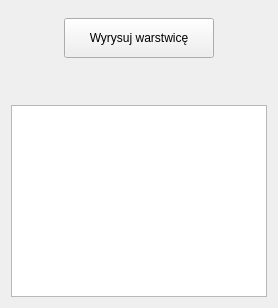
       <widget class="QWidget" name="BoxPrawy" native="true">
        <property name="sizePolicy">
         <sizepolicy hsizetype="Expanding" vsizetype="Expanding">
          <horstretch>0</horstretch>
          <verstretch>0</verstretch>
         </sizepolicy>
        </property>
        <property name="autoFillBackground">
         <bool>true</bool>
        </property>
        <layout class="QVBoxLayout" name="verticalLayout_4">
         <item>
          <layout class="QVBoxLayout" name="verticalLayout_6">
           <item>
            <widget class="QFrame" name="frame_2">
             <property name="sizePolicy">
              <sizepolicy hsizetype="Preferred" vsizetype="Expanding">
               <horstretch>0</horstretch>
               <verstretch>0</verstretch>
              </sizepolicy>
             </property>
             <property name="frameShape">
              <enum>QFrame::WinPanel</enum>
             </property>
             <property name="frameShadow">
              <enum>QFrame::Raised</enum>
             </property>
             <property name="lineWidth">
              <number>3</number>
             </property>
            </widget>
           </item>
           <item>
            <widget class="QWidget" name="widget_7" native="true">
             <layout class="QHBoxLayout" name="horizontalLayout_10">
              <property name="spacing">
               <number>1</number>
              </property>
              <property name="leftMargin">
               <number>1</number>
              </property>
              <property name="topMargin">
               <number>1</number>
              </property>
              <property name="rightMargin">
               <number>1</number>
              </property>
              <property name="bottomMargin">
               <number>1</number>
              </property>
              <item>
               <spacer name="horizontalSpacer_11">
                <property name="orientation">
                 <enum>Qt::Horizontal</enum>
                </property>
                <property name="sizeHint" stdset="0">
                 <size>
                  <width>40</width>
                  <height>20</height>
                 </size>
                </property>
               </spacer>
              </item>
              <item>
               <widget class="QPushButton" name="ButtonWyrysuj">
                <property name="sizePolicy">
                 <sizepolicy hsizetype="Preferred" vsizetype="Preferred">
                  <horstretch>0</horstretch>
                  <verstretch>0</verstretch>
                 </sizepolicy>
                </property>
                <property name="minimumSize">
                 <size>
                  <width>150</width>
                  <height>40</height>
                 </size>
                </property>
                <property name="maximumSize">
                 <size>
                  <width>16777215</width>
                  <height>40</height>
                 </size>
                </property>
                <property name="text">
                 <string>Wyrysuj warstwicę</string>
                </property>
               </widget>
              </item>
              <item>
               <spacer name="horizontalSpacer_12">
                <property name="orientation">
                 <enum>Qt::Horizontal</enum>
                </property>
                <property name="sizeHint" stdset="0">
                 <size>
                  <width>40</width>
                  <height>20</height>
                 </size>
                </property>
               </spacer>
              </item>
             </layout>
            </widget>
           </item>
           <item>
            <spacer name="verticalSpacer_2">
             <property name="orientation">
              <enum>Qt::Vertical</enum>
             </property>
             <property name="sizeType">
              <enum>QSizePolicy::Preferred</enum>
             </property>
             <property name="sizeHint" stdset="0">
              <size>
               <width>20</width>
               <height>40</height>
              </size>
             </property>
            </spacer>
           </item>
           <item>
            <widget class="QTextEdit" name="Konsola">
             <property name="sizePolicy">
              <sizepolicy hsizetype="Expanding" vsizetype="Fixed">
               <horstretch>0</horstretch>
               <verstretch>0</verstretch>
              </sizepolicy>
             </property>
             <property name="readOnly">
              <bool>true</bool>
             </property>
            </widget>
           </item>
          </layout>
         </item>
        </layout>
       </widget>
